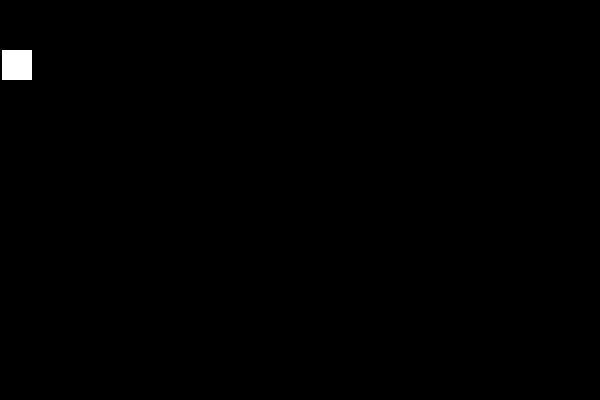
Frame 1 (no input)
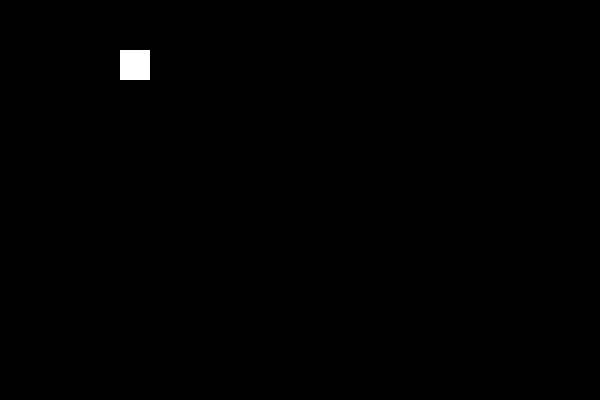
Frame 60 (the mouse pressed at the canvas centre just before this capture)
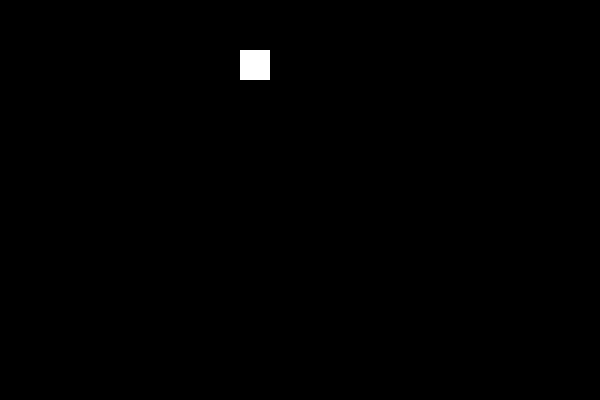
Frame 120 (the mouse held since frame 60 and released just before this capture)

The Processing sketch that drew these frames (run headless with seeded random() and noise(); from frame 60 on, the mouse is pressed at the canvas centre):

// Processing sketch: functionsDefined
// ── functionsDefined.pde
/*
Defining functions. Points are drawn across x axis of the canvas. Functions to move and display are 
display are defined and called.
 
Created by Dawn C. Hayes March 2017. 
 
Modified for Processing 3 August  2017
*/

int x = 0;

int y = width/2;
int xspeed = 2;
int diam = 30;


void setup() {
  size(600, 400);
}

void draw() {
  background(0);
  move(); // call the defined move() function.
  display(); // call the defined display() function.
}

// defined functions 

void move() {
  x = x + xspeed;
}

void display() {
  noStroke();
  fill(255);
  rect(x, y, diam, diam);
}
